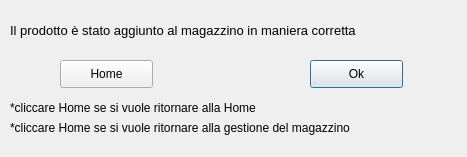
<?xml version="1.0" encoding="UTF-8"?>
<ui version="4.0">
 <class>Dialog</class>
 <widget class="QDialog" name="Dialog">
  <property name="geometry">
   <rect>
    <x>0</x>
    <y>0</y>
    <width>467</width>
    <height>157</height>
   </rect>
  </property>
  <property name="windowTitle">
   <string>Gestione Magazzino</string>
  </property>
  <widget class="QPushButton" name="pushButton">
   <property name="geometry">
    <rect>
     <x>310</x>
     <y>60</y>
     <width>93</width>
     <height>28</height>
    </rect>
   </property>
   <property name="text">
    <string>Ok</string>
   </property>
  </widget>
  <widget class="QPushButton" name="pushButton_2">
   <property name="geometry">
    <rect>
     <x>60</x>
     <y>60</y>
     <width>93</width>
     <height>28</height>
    </rect>
   </property>
   <property name="text">
    <string>Home</string>
   </property>
  </widget>
  <widget class="QLabel" name="label">
   <property name="geometry">
    <rect>
     <x>10</x>
     <y>20</y>
     <width>461</width>
     <height>20</height>
    </rect>
   </property>
   <property name="font">
    <font>
     <pointsize>10</pointsize>
    </font>
   </property>
   <property name="text">
    <string>Il prodotto è stato aggiunto al magazzino in maniera corretta</string>
   </property>
  </widget>
  <widget class="QLabel" name="label_2">
   <property name="geometry">
    <rect>
     <x>10</x>
     <y>100</y>
     <width>281</width>
     <height>16</height>
    </rect>
   </property>
   <property name="text">
    <string>*cliccare Home se si vuole ritornare alla Home </string>
   </property>
  </widget>
  <widget class="QLabel" name="label_3">
   <property name="geometry">
    <rect>
     <x>10</x>
     <y>120</y>
     <width>381</width>
     <height>16</height>
    </rect>
   </property>
   <property name="text">
    <string>*cliccare Home se si vuole ritornare alla gestione del magazzino </string>
   </property>
  </widget>
 </widget>
 <resources/>
 <connections/>
</ui>
